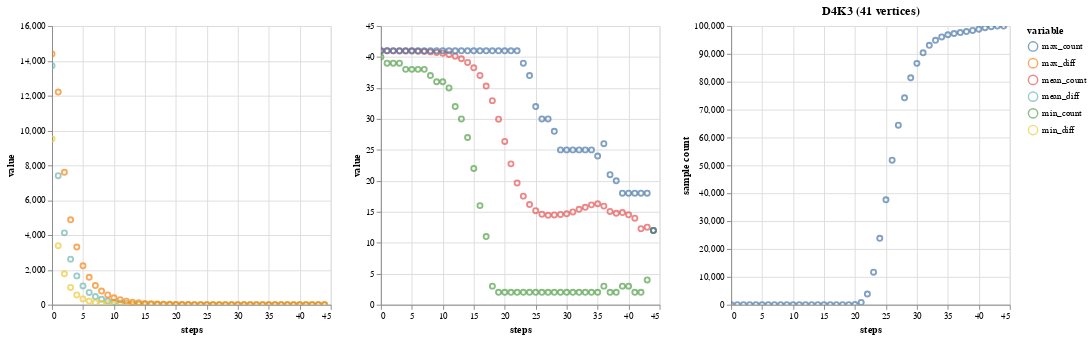

Source (notebook cell):
### Markdown cell above
### D4K3

### Code cell
d4k3 = runGraph("d4k3", "D4K3 (41 vertices)")
plotGraph(d4k3)

### Figure 1 — Vega-Lite specification as saved in the notebook (floating-point values rounded to 4 significant figures; data arrays with more than 128 entries replaced by an {"elided": "..."} marker saying what was removed)
{"config": {"view": {"continuousWidth": 300, "continuousHeight": 300}}, "hconcat": [{"data": {"name": "data-fc305ed5363616da8463e2af51ef2082"}, "mark": {"type": "point", "tooltip": true}, "encoding": {"color": {"field": "variable", "type": "nominal"}, "x": {"field": "steps", "type": "quantitative"}, "y": {"field": "value", "type": "quantitative"}}, "name": "view_19"}, {"data": {"name": "data-3ade03889759cf2f0839909dc3b1fc6d"}, "mark": {"type": "point", "tooltip": true}, "encoding": {"color": {"field": "variable", "type": "nominal"}, "x": {"field": "steps", "type": "quantitative"}, "y": {"field": "value", "type": "quantitative"}}, "name": "view_20"}, {"data": {"name": "data-cd431542e6c63dd63570abdb0f5e0e2d"}, "mark": {"type": "point", "tooltip": true}, "encoding": {"x": {"field": "steps", "type": "quantitative"}, "y": {"field": "sample count", "type": "quantitative"}}, "name": "view_21", "title": "D4K3 (41 vertices)"}], "params": [{"name": "param_19", "select": {"type": "interval", "encodings": ["x", "y"]}, "bind": "scales", "views": ["view_19"]}, {"name": "param_20", "select": {"type": "interval", "encodings": ["x", "y"]}, "bind": "scales", "views": ["view_20"]}, {"name": "param_21", "select": {"type": "interval", "encodings": ["x", "y"]}, "bind": "scales", "views": ["view_21"]}], "$schema": "https://vega.github.io/schema/vega-lite/v5.20.1.json", "datasets": {"data-fc305ed5363616da8463e2af51ef2082": {"elided": "135 records"}, "data-3ade03889759cf2f0839909dc3b1fc6d": {"elided": "135 records"}, "data-cd431542e6c63dd63570abdb0f5e0e2d": [{"steps": 0, "sample count": 0}, {"steps": 1, "sample count": 0}, {"steps": 2, "sample count": 0}, {"steps": 3, "sample count": 0}, {"steps": 4, "sample count": 0}, {"steps": 5, "sample count": 0}, {"steps": 6, "sample count": 0}, {"steps": 7, "sample count": 0}, {"steps": 8, "sample count": 0}, {"steps": 9, "sample count": 0}, {"steps": 10, "sample count": 0}, {"steps": 11, "sample count": 0}, {"steps": 12, "sample count": 0}, {"steps": 13, "sample count": 0}, {"steps": 14, "sample count": 0}, {"steps": 15, "sample count": 0}, {"steps": 16, "sample count": 0}, {"steps": 17, "sample count": 0}, {"steps": 18, "sample count": 0}, {"steps": 19, "sample count": 14}, {"steps": 20, "sample count": 100}, {"steps": 21, "sample count": 818}, {"steps": 22, "sample count": 3842}, {"steps": 23, "sample count": 11678}, {"steps": 24, "sample count": 23818}, {"steps": 25, "sample count": 37639}, {"steps": 26, "sample count": 51861}, {"steps": 27, "sample count": 64414}, {"steps": 28, "sample count": 74229}, {"steps": 29, "sample count": 81411}, {"steps": 30, "sample count": 86599}, {"steps": 31, "sample count": 90387}, {"steps": 32, "sample count": 93071}, {"steps": 33, "sample count": 94864}, {"steps": 34, "sample count": 96088}, {"steps": 35, "sample count": 96865}, {"steps": 36, "sample count": 97316}, {"steps": 37, "sample count": 97649}, {"steps": 38, "sample count": 98015}, {"steps": 39, "sample count": 98415}, {"steps": 40, "sample count": 98870}, {"steps": 41, "sample count": 99374}, {"steps": 42, "sample count": 99765}, {"steps": 43, "sample count": 99967}, {"steps": 44, "sample count": 99997}]}}
